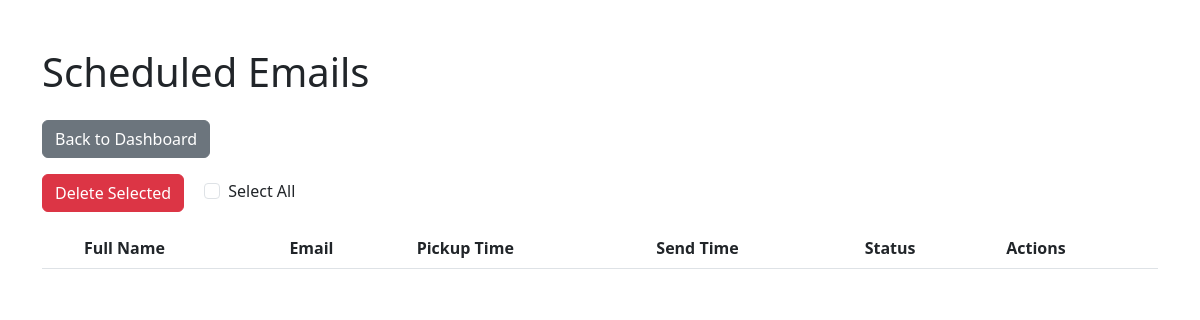
The page /scheduled on the database as committed earlier.
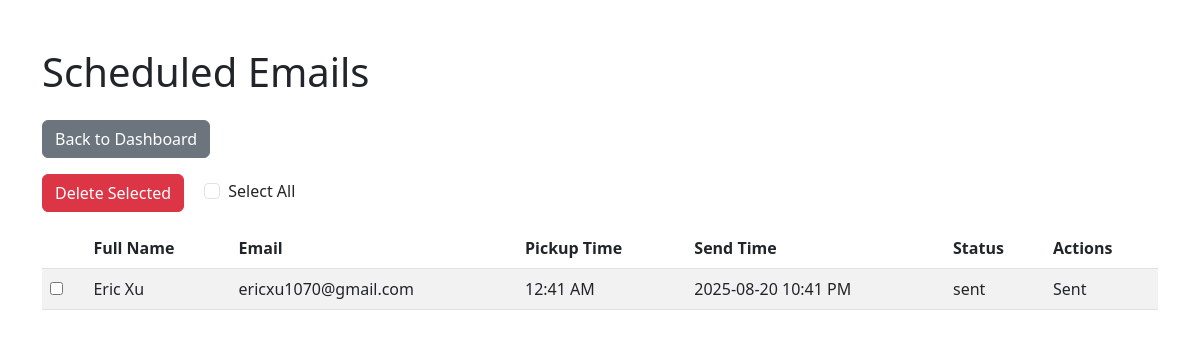
The same page on the database as committed later.
### tables this page shows
CREATE TABLE orders (
            id INTEGER PRIMARY KEY AUTOINCREMENT,
            email TEXT,
            order_number TEXT,
            pickup_time TEXT,
            item_name TEXT,
            full_name TEXT,
            send_time DATETIME,
            status TEXT DEFAULT 'pending'
        , job_id TEXT, custom_subject TEXT, custom_body TEXT);

### app.py (the view)
@app.route('/scheduled')
def scheduled():
    conn = sqlite3.connect(DB_FILE)
    cursor = conn.cursor()
    cursor.execute('''
        SELECT id, full_name, email, pickup_time, send_time, status
        FROM orders
        ORDER BY send_time DESC
    ''')
    rows = cursor.fetchall()
    rows = [
        (row[0], row[1], row[2], row[3], datetime.fromisoformat(row[4]) if isinstance(row[4], str) else row[4], row[5])
        for row in rows
    ]
    conn.close()
    return render_template('scheduled.html', rows=rows, now=datetime.now(tz=ZoneInfo('UTC')))

### app.py (called while the page is built)
def format_datetime(value):
    if isinstance(value, str):
        try:
            value = datetime.fromisoformat(value)
        except ValueError:
            return value
    return value.strftime('%Y-%m-%d %I:%M %p')

### templates/scheduled.html (shortened to what this page needs)
<!DOCTYPE html>
<html lang="en">
<head>
    <link href="https://cdn.jsdelivr.net/npm/bootstrap@5.3.0/dist/css/bootstrap.min.css" rel="stylesheet">
</head>
<body>
    <div class="container mt-5">
        <h1 class="mb-4">Scheduled Emails</h1>
        <a href="{{ url_for('index') }}" class="btn btn-secondary mb-3">Back to Dashboard</a>
        <form action="{{ url_for('delete_bulk') }}" method="post">
            <div class="mb-3">
                <button type="submit" class="btn btn-danger">Delete Selected</button>
                <div class="form-check form-check-inline ms-3">
                    <input class="form-check-input" type="checkbox" id="select-all" onclick="toggleSelectAll()">
                    <label class="form-check-label" for="select-all">Select All</label>
                </div>
            </div>
            <table class="table table-striped">
                <thead>
                    <tr>
                        <th></th>
                        <th>Full Name</th>
                        <th>Email</th>
                        <th>Pickup Time</th>
                        <th>Send Time</th>
                        <th>Status</th>
                        <th>Actions</th>
                    </tr>
                </thead>
                <tbody>
                    {% for row in rows %}
                        {% set is_past_due = (row[5] == 'pending' and row[4] < now) %}
                        <tr>
                            <td><input type="checkbox" name="orders[]" value="{{ row[0] }}"></td>
                            <td>{{ row[1] }}</td>
                            <td>{{ row[2] }}</td>
                            <td>{{ row[3] }}</td>
                            <td>{{ row[4] | format_datetime }}</td>
                            <td>{{ row[5] }}</td>
                            <td>
                                {% if row[5] == 'sent' %}
                                    Sent
                                {% elif is_past_due %}
                                    <span class="badge bg-warning">Past Due</span>
                                    <a href="{{ url_for('send_order', order_id=row[0]) }}" class="btn btn-sm btn-primary">Send Now</a>
                                    <a href="{{ url_for('delete_order', order_id=row[0]) }}" class="btn btn-sm btn-danger">Delete</a>
                                {% else %}
                                    <span class="badge bg-success">Pending</span>
                                    <a href="{{ url_for('delete_order', order_id=row[0]) }}" class="btn btn-sm btn-danger">Cancel</a>
                                {% endif %}
                            </td>
                        </tr>
                    {% endfor %}
                </tbody>
            </table>
        </form>
    </div>
</body>
</html>

Rows that differ between the two databases and show on the page:
added orders: full_name "Eric Xu", email "ericxu1070@gmail.com", pickup_time "12:41 AM", row "2025-08-20 10:41 PM", status "sent", shows "Sent"
